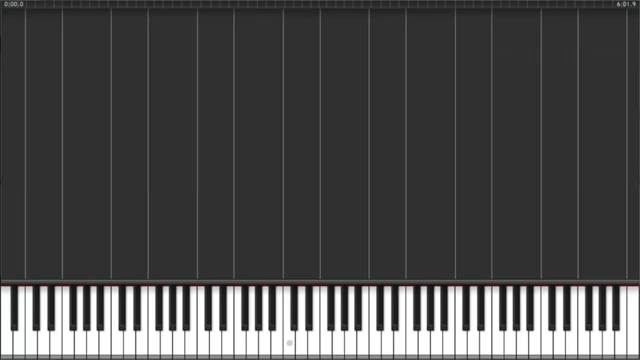
#> input picture src/synthesia.png, 640 x 360 px, found by its file name
$ jupyter execute piano2sheet_archive.ipynb   (older library calls are emulated)
#> lines starting #> are read from the running program, lines starting #| are printed output that depends on the picture; after the words box and inside, x2 and y2 are one past the last pixel; in counts of white or black regions, pixels touching at a corner belong together
[cell 1]
from cv2 import cv2
import numpy as np
from matplotlib import pyplot as plt
import statistics
import mahotas
import bisect
import imutils
import pandas as pd

[cell 2]
# note class
class Note:
    def __init__(self, centroid_x, y_dot):
        self.centroid_x = centroid_x
        self.y_dot = y_dot

# just  a function for printing images
# [4 lines left out: function display_img, not called in this run]

# function for getting next note
def getNextNote(first_note):
    if "#" in first_note:
        octave = first_note[2]
        if first_note[:2] == "A#":
            return ("C#" + octave)
        elif first_note[:2] == "C#":
            return ("D#" + octave)
        elif first_note[:2] == "D#":
            return ("F#" + octave)
        elif first_note[:2] == "F#":
            return ("G#" + octave)
        elif first_note[:2] == "G#":
            next_octave = int(octave) + 1
            return ("A#" + str(next_octave))

    else:
        octave = first_note[1]
        if first_note[0] == "A":
            return ("B" + octave)
        elif first_note[0] == "B":
            return ("C" + octave)
        elif first_note[0] == "C":
            return ("D" + octave)
        elif first_note[0] == "D":
            return ("E" + octave)
        elif first_note[0] == "E":
            return ("F" + octave)
        elif first_note[0] == "F":
            return ("G" + octave)
        elif first_note[0] == "G":
            next_octave = int(octave) + 1
            return ("A" + str(next_octave))

# function for doing connected components
def connectedComponents(binarized_img, img, display_result):
    connectivity = 1
    output = cv2.connectedComponentsWithStats(binarized_img, connectivity, cv2.CV_32S)
    num_labels = output[0]
    labels = output[1]
    stats = output[2]
    centroids = output[3]

    final_labels = []

    output = img.copy()

    for i in range(1, num_labels):
        x = stats[i, cv2.CC_STAT_LEFT]
        y = stats[i, cv2.CC_STAT_TOP]
        w = stats[i, cv2.CC_STAT_WIDTH]
        h = stats[i, cv2.CC_STAT_HEIGHT]
        area = stats[i, cv2.CC_STAT_AREA]
        (cX, cY) = centroids[i]

        if (100 < area < np.inf):
            final_labels.append([i,cX])

            if (display_result):
                cv2.rectangle(output, (x,y), (x+w, y+h), (255,0,0),1)
                cv2.circle(output, (int(cX), int(cY)), 4, (255,255,0), -1)
                componentMask = (labels == i).astype("uint8") * 255
                cv2.imshow("Output", output)
                cv2.waitKey(0)

    key_width = statistics.median(stats[:, cv2.CC_STAT_WIDTH])
    cv2.destroyAllWindows()
    return final_labels, key_width


# [9 lines left out: function displayCentroid, not called in this run]

def key_pressed(key_list, key_index):
    insertion_point = bisect.bisect_left(key_list[:,1].astype(float),key_index)

    #Insertion outside our index, means to insert it at the end (return the last key)
    if insertion_point >= len(key_list):
        insertion_point = len(key_list)-1
#     print(insertion_point)
#     print('You pressed the {} key.'.format(key_list[insertion_point,0]))

    note = key_list[insertion_point,0]
    index = insertion_point

    return note, index

## 1. Load image in

Always start at the first frame - before ANY keys are clicked. This is because if a note is coloured on the keys themselves, our thresholding set-up doesn't work.

**There is an issue when people have intros...**

[cell 3]
#reading in image
keys = cv2.imread("synthesia.png")
#> keys is the input picture: shape (360, 640, 3); mean B, G, R 75.5, 75.5, 75.7
keys = keys[keys.shape[0]//2:,:]
#> keys: shape (180, 640, 3)

#grayscale
gray_keys = cv2.cvtColor(keys, cv2.COLOR_BGR2GRAY)

################################
################# edge detection
std_dev = 0
k = 5
t1 = 200
t2 = 200
blurred = cv2.GaussianBlur(gray_keys, (k,k), std_dev)
edges = cv2.Canny(blurred, t1,t2, apertureSize = 3)
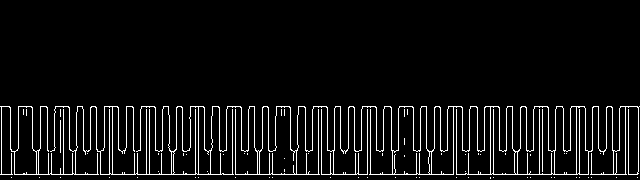
#> edges: shape (180, 640); 6.3% white in thin lines or dots, all inside (x1, y1, x2, y2) = (0, 106, 640, 179)

################################
################# hough transform
lines = cv2.HoughLines(edges, 1, np.pi/180, 300)
#> lines = [[174, 1.57], [106, 1.57]]
y_cord = [] #the y-value of the lines generated from hough transform

#iterating through lines
for line in lines:
    rho, theta = line[0]
    a = np.cos(theta)
    b = np.sin(theta)
    x0 = a * rho
    y0 = b * rho
    y_cord.append(y0) #appending to list
#> this loop made 2 passes
#> (rho, theta, a, b, x0, y0) on passes 1 to 2: (174, 1.57, -4.37e-08, 1, -7.61e-06, 174), (106, 1.57, -4.37e-08, 1, -4.63e-06, 106)
#> after the loop, y_cord = [174, 106]

#Only want to two lines from hough transform that crops out image of piano
if (len(y_cord) > 2):
    y_cord.sort(reverse=True)
    y_cord.pop()

#crop gray
cropped_keys      = keys[int(y_cord[1])+20:int(y_cord[0])]
cropped_gray_keys = gray_keys[int(y_cord[1])+20:int(y_cord[0])]

################################
################# thresholding
_, th1 = cv2.threshold(cropped_gray_keys, 90, 150, cv2.THRESH_BINARY_INV)

plt.imshow(keys)
plt.axis('off')
plt.show()

[cell 4]
plt.figure(figsize=(10,10))
plt.imshow(th1, cmap = "gray")
plt.show()

# 2. Label Black Keys
We don't need to do distance math anymore. If we detect 36 black keys, we know that the first black key is A#.

*final_labels* is the 36 integer indices that tell us if the returned centroids are black keys.

For example, if centroids returns 39 possible connected components, final_label is the list of 36 indices that we consider are black keys.

## 1.1 Get the average width of a black key
### Also get all balck key info (centroid etc)
This will be used to determine the discrete range of each key.

[cell 5]
################################
################# Connected Components (for black keys)
#SWITCH TRUE TO FALSE IF YOU DONT WANT TO SHOW OUTPUT
final_labels_bl, key_width_bl = connectedComponents(th1, cropped_keys, False)
#> in connectedComponents, `num_labels = output[0]`: num_labels = 39
#> in connectedComponents, `stats = output[2]`: stats = 39 rows, first 6: [1, 0, 638, 48, 24955], [0, 0, 1, 48, 48], [11, 0, 7, 25, 170], [33, 0, 7, 25, 171], [48, 0, 7, 25, 168], [70, 0, 7, 26, 164]
#> in connectedComponents, `centroids = output[3]`: centroids = 39 pairs, first value 0 to 639, second value 11.41 to 26.18
#> the loop in connectedComponents, `for i in range(1, num_labels):` made 38 passes
#> (x, w, h, area, cX, cY) on passes 1 to 4: (0, 1, 48, 48, 0, 23.5), (11, 7, 25, 170, 13.98, 11.65), (33, 7, 25, 171, 36.02, 11.72), (48, 7, 25, 168, 50.95, 11.55)
#> after the loop in connectedComponents, `for i in range(1, num_labels):`: final_labels = 36 pairs, first value 2 to 37, second value 13.98 to 615.5
#> in connectedComponents, `key_width = statistics.median(stats[:, cv2.CC_STAT_WIDTH])`: key_width = 6
#> final_labels_bl has the same summary as final_labels in connectedComponents; key_width_bl = 6

[cell 6]
################################
################# Labelling (for black keys)
if len(final_labels_bl) == 36:
    first_note = "A#0"
    for i in range(36):
        final_labels_bl[i][0] = first_note
        first_note = getNextNote(first_note)
#> after the loop, final_labels_bl = 36 items, first 6: ['A#0', 13.98], ['C#0', 36.02], ['D#0', 50.95], ['F#0', 72.88], ['G#0', 86.01], ['A#1', 99.99]

final_labels_bl = sorted(final_labels_bl, key=lambda x: x[1])

#just displaying to test
# displayCentroid(final_labels_bl, keys)

# 2. Label White Keys
Testing white keys

[cell 7]
################################
################# Connected Components (for white keys)
k = 7
blurred = cv2.GaussianBlur(cropped_gray_keys, (k,k), 0)
#> blurred: shape (48, 640)
T = mahotas.thresholding.otsu(blurred)*1.3
#> T = 200.2
th2 = cropped_gray_keys.copy()
th2[th2>T] = 255
th2[th2<T] = 0
final_labels_w, key_width_w = connectedComponents(th2, cropped_keys, False)
#> call 2 of connectedComponents, with display_result = False
#> in connectedComponents (call 2), `num_labels = output[0]`: num_labels = 53
#> in connectedComponents (call 2), `labels = output[1]`:
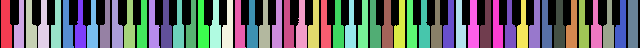
#> labels: shape (48, 640) int32; 53 distinct labels, from 0 to 52; one colour per label, 0 black
#> in connectedComponents (call 2), `stats = output[2]`: stats = 53 rows, first 6: [0, 0, 640, 48, 10258], [1, 0, 11, 48, 479], [14, 0, 10, 48, 356], [26, 0, 11, 48, 403], [38, 0, 11, 48, 403], [51, 0, 10, 48, 380]
#> in connectedComponents (call 2), `centroids = output[3]`: centroids = 53 pairs, first value 5.54 to 632.5, second value 16.63 to 28.07
#> the loop in connectedComponents (call 2), `for i in range(1, num_labels):` made 52 passes
#> (x, w, area, cX, cY) on passes 1 to 4: (1, 11, 479, 5.54, 24.7), (14, 10, 356, 19.38, 27.54), (26, 11, 403, 30.06, 27.06), (38, 11, 403, 43.19, 27.06)
#> after the loop in connectedComponents (call 2), `for i in range(1, num_labels):`: final_labels = 52 pairs, first value 1 to 52, second value 5.54 to 632.5
#> in connectedComponents (call 2), `key_width = statistics.median(stats[:, cv2.CC_STAT_WIDTH])`: key_width = 11
#> final_labels_w has the same summary as final_labels in connectedComponents; key_width_w = 11

[cell 8]
################################
################# Labelling (for white keys)
if len(final_labels_w) == 52:
    first_note = "A0"
    for i in range(52):
        final_labels_w[i][0] = first_note
        first_note = getNextNote(first_note)
#> after the loop, final_labels_w = 52 items, first 6: ['A0', 5.54], ['B0', 19.38], ['C0', 30.06], ['D0', 43.19], ['E0', 56.29], ['F0', 66.74]

final_labels_w = sorted(final_labels_w, key=lambda x: x[1])

#just displaying to test
# displayCentroid(final_labels_w, keys)

# 3. Assign Ranges
Order both the white and black keys together.

For the range x:0 -> end, we assign a specify range to each key. For example, A: 0 - 10, A#: 10 - 15.

Our assumption is that the centroid of the key played will land in a discrete range with no overlap/ambiguity.

[cell 9]
################################
################# Assign ranges
full_key_list = final_labels_bl + final_labels_w
#> full_key_list = 88 items, first 6: ['A#0', 13.98], ['C#0', 36.02], ['D#0', 50.95], ['F#0', 72.88], ['G#0', 86.01], ['A#1', 99.99]
full_key_list = sorted(full_key_list, key=lambda x: x[1].astype(float))
#> full_key_list = 88 items, first 6: ['A0', 5.54], ['A#0', 13.98], ['B0', 19.38], ['C0', 30.06], ['C#0', 36.02], ['D0', 43.19]
# for ls in full_key_list:
#     ls = ls.reverse()
full_key_list = np.array(full_key_list)
# print(full_key_list)

The code below maps the actual range for each discrete key.

We know that black keys are skinnier than white keys, and we took the median width of the black keys above. For each black key, it's range is ***centroid - black_key_width/2 < x < centroid + black_key_width/2***.

For white keys adjacent to black keys, the above axiom provides one of the bounds.

For white keys adjacent to white keys, we simply take the mid-way point between their centroids as one of the bounds.

[cell 10]
test_list = np.empty([len(full_key_list), 2], dtype='object')

for i in range(0,len(full_key_list)-1):
    if len(full_key_list[i,0])==1 and len(full_key_list[i+1,0])>1: # White adjacent to black
        test_list[i,1] = full_key_list[i+1,1].astype(float) - key_width_bl/2
    elif len(full_key_list[i,0])>1: # Black key
        test_list[i,1] = full_key_list[i,1].astype(float) + key_width_bl/2
    else: # White key adjacent to white key
        test_list[i,1] = (full_key_list[i,1].astype(float)+full_key_list[i+1,1].astype(float))/2

    # No change to the actual note (only the distances, above)
    test_list[i,0] = full_key_list[i,0]
#> this loop made 87 passes

#For the last key, just take it to infinity
test_list[-1,1] = np.inf
test_list[-1,0] = full_key_list[-1,0]

full_key_list = test_list
#print(full_key_list)

The function below **inserts** any given value between our established key ranges. It returns an index where the given value *would* be inserted, which gives us our corresponding key pressed.

[cell 11]
note, index = key_pressed(full_key_list, 999)
#> in key_pressed, `insertion_point = bisect.bisect_left(key_list[:,1].astype(float),key_i..`: insertion_point = 87
#> in key_pressed, `note = key_list[insertion_point,0]`: note = 'C7'
#> in key_pressed, `index = insertion_point`: index = 87
#> note = 'C7'; index = 87
# print(index)

# 4. Testing with Notes

[cell 12]
#sample piano image from youtube
img_notes = cv2.imread("synthesia_fg.png")
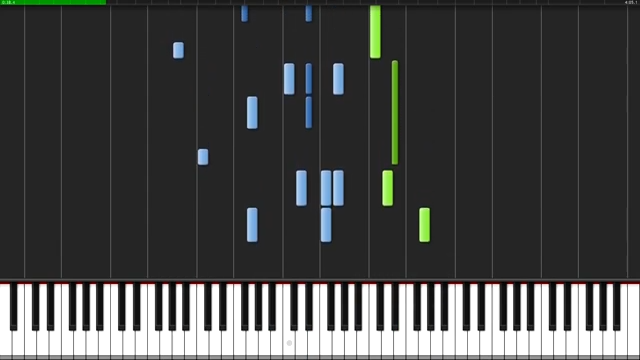
#> input picture src/synthesia_fg.png, 640 x 360 px, found by its file name
#> img_notes is the input picture: shape (360, 640, 3); mean B, G, R 70.9, 71.6, 70.4

#converting to gray
gray_notes = cv2.cvtColor(img_notes, cv2.COLOR_BGR2GRAY)
img_notes_rgb = cv2.cvtColor(img_notes, cv2.COLOR_BGR2RGB)

plt.imshow(img_notes_rgb)
# plt.axis('off')
plt.show()

*y_cord[1]* is the position of the top of the keyboard. We calculated this using **half** the original image, so we need to add this back in.

# I added it back paps =3

[cell 13]
#Cropped
top_keys_index = y_cord[1] + img_notes.shape[0]//2
#> top_keys_index = 286
crop_img_notes = img_notes[20:(int(top_keys_index)-30)] #Crop the top 20 pixels and bottom 30

plt.imshow(crop_img_notes)

Identify notes.

[cell 14]
crop_img_notes_gray = cv2.cvtColor(crop_img_notes, cv2.COLOR_BGR2GRAY)
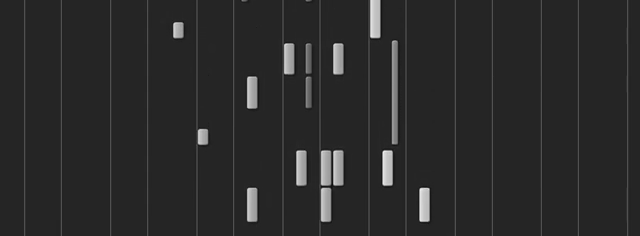
#> crop_img_notes_gray: shape (236, 640); min 14, max 240, mean 42.6
# # k = 3
# # blurred = cv2.GaussianBlur(crop_img_notes_gray, (k,k), 0)

# #Using standard threshold to create contrast between white/black keys
# _, th_notes = cv2.threshold(blurred, 90, 150, cv2.THRESH_BINARY)

_, th_notes = cv2.threshold(crop_img_notes_gray, 90, 150, cv2.THRESH_BINARY)

plt.figure(figsize=(10,10))
plt.imshow(th_notes, cmap = "gray")
plt.show()

[cell 15]
#####################################################################################
####### using connected component detection algorithm to separate all the black notes
connectivity = 1
output = cv2.connectedComponentsWithStats(th_notes, connectivity, cv2.CV_32S)
num_labels = output[0]
#> num_labels = 19
labels = output[1]
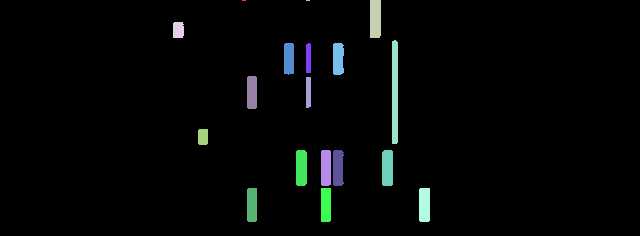
#> labels: shape (236, 640) int32; 19 distinct labels, from 0 to 18; one colour per label, 0 black
stats = output[2]
#> stats = 19 rows, first 6: [0, 0, 640, 236, 145866], [242, 0, 4, 1, 4], [306, 0, 4, 1, 4], [370, 0, 11, 38, 416], [173, 22, 11, 16, 170], [392, 40, 6, 104, 618]
centroids = output[3]
#> centroids = 19 rows, first 8: [319.2, 117.2], [243.5, 0], [307.5, 0], [375, 18.41], [177.9, 29.57], [394.5, 91.83], [288.5, 58.15], [308, 57.8]

final_labels = []
note_list = [] #creating a list of all the relavent notes.


output = img_notes_rgb.copy()
font = cv2.FONT_HERSHEY_SIMPLEX
#> font = 0

#For loop only used for displaying
for i in range(1, num_labels):
    x = stats[i, cv2.CC_STAT_LEFT]
    y = stats[i, cv2.CC_STAT_TOP] + 20 # We cropped out the first 20 pixels
    w = stats[i, cv2.CC_STAT_WIDTH]
    h = stats[i, cv2.CC_STAT_HEIGHT]
    area = stats[i, cv2.CC_STAT_AREA]
    (cX, cY) = centroids[i]
    cY = cY + 20 # We cropped out the first 20 pixels
    if (20 < area < np.inf): #filtering out relavent detections (the ones big enough to be black keys)
        final_labels.append(i)
        cv2.rectangle(output, (x,y), (x+w, y+h), (255,0,0),1)
        dist_to_edge = h/2 #getting the distance from centroid to bottom edge for better detection later on
        cv2.circle(output, (int(cX), int(cY+dist_to_edge)), 1, (0,122,255), 3)
        componentMask = (labels == i).astype("uint8") * 255

        note = Note(cX, cY+dist_to_edge) #creating note object and adding to list
        note_list.append(note)

        note_played, _ = key_pressed(full_key_list, note.centroid_x)
        cv2.putText(output, note_played, (int(note.centroid_x), int(note.y_dot)), font, 0.5, (0,255,0), 1)
#> this loop made 18 passes
#> (x, w, h, area, cX, cY, dist_to_edge) on pass 3: (370, 11, 38, 416, 375, 38.41, 19)

# [6 lines of commented-out code are left out]
plt.figure(figsize=(10,10))
plt.imshow(output)
plt.show()

[cell 16]
camera = cv2.VideoCapture('Nocturne Opus 9 No 2_trim.mp4')

frames = camera.get(cv2.CAP_PROP_FRAME_COUNT)
fps = camera.get(cv2.CAP_PROP_FPS)
seconds_per_frame = fps/frames
counter = 0

notes_pressed = []

keys_timed = []
for x in full_key_list:
    keys_timed.append([x[0]])
#> this loop made 88 passes


keys_timed_update = []
for x in full_key_list:
    keys_timed_update.append([x[0]])


while (camera.isOpened()):
    #print(counter)
    #print('-'*100)

    #grabbed is a boolean than tells us if there is a valid frame
    (grabbed, frame) = camera.read()
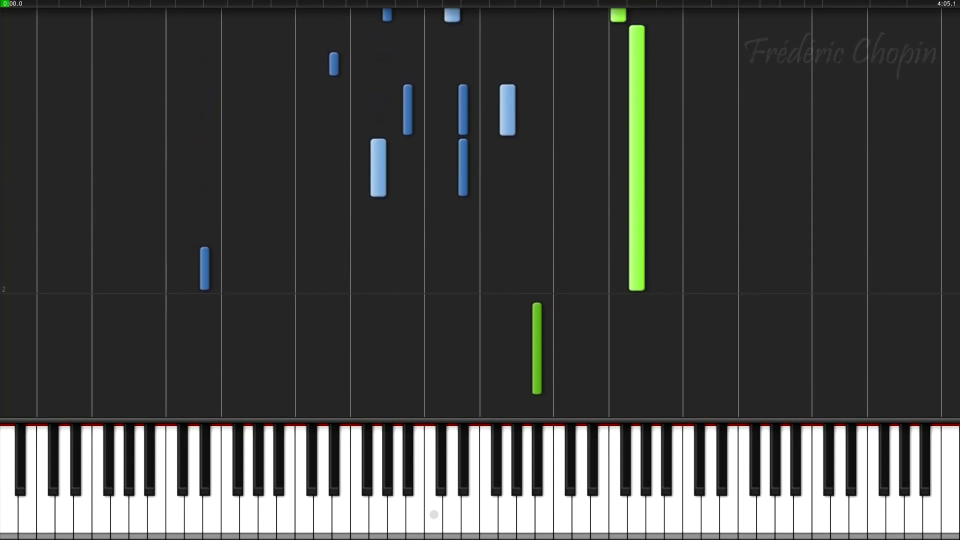
#> input picture frame 46 of src/Nocturne Opus 9 No 2_Trim.mp4, 1920 x 1080 px (shown at 1/2 size)
#> frame is the input picture: shape (1080, 1920, 3); mean B, G, R 69.5, 70.7, 69.7

    frame_number = camera.get(cv2.CAP_PROP_POS_FRAMES)
    elapsed = frame_number/fps


    if not grabbed:
        break

    counter += seconds_per_frame


    frame = imutils.resize(frame,width = keys.shape[1]) #resize or else it won't work
#> frame: shape (360, 640, 3)
    #print(frame.shape)

    crop_frame = frame[20:int(top_keys_index)-10] #Crop the top 20 pixels and bottom 10

    # threshold the cropped and grayed image
    crop_frame_gray = cv2.cvtColor(crop_frame, cv2.COLOR_BGR2GRAY)
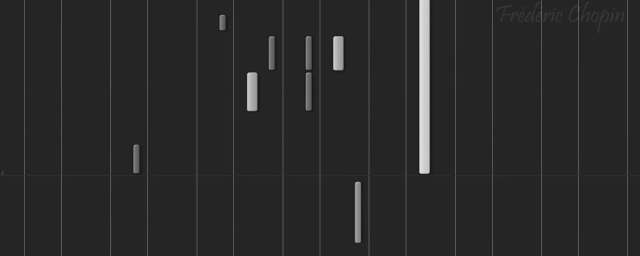
#> crop_frame_gray: shape (256, 640); min 23, max 225, mean 41.3
    k = 3
#     blurred = cv2.GaussianBlur(crop_frame_gray, (k,k), 0)
    blurred = crop_frame_gray #No blur - will cause us to connect notes that shouldn;t be connected
    _, th_crop_frame = cv2.threshold(blurred, 90, 150, cv2.THRESH_BINARY)

    #####################################################################################
    ####### using connected component detection algorithm to separate all the notes
    connectivity = 1
    output = cv2.connectedComponentsWithStats(th_crop_frame, connectivity, cv2.CV_32S)
    num_labels = output[0]
    labels = output[1]
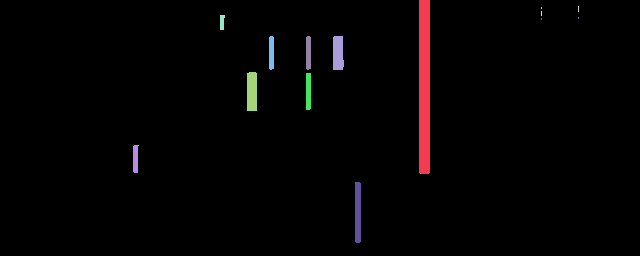
#> labels: shape (256, 640) int32; 15 distinct labels, from 0 to 14; one colour per label, 0 black
    stats = output[2]
    centroids = output[3]

    font = cv2.FONT_HERSHEY_SIMPLEX
    output = frame.copy()

    #For loop only used for displaying
    for i in range(1, num_labels):
        #print(counter)
        x = stats[i, cv2.CC_STAT_LEFT]
        y = stats[i, cv2.CC_STAT_TOP] + 20 # We cropped out the first 20 pixels
        w = stats[i, cv2.CC_STAT_WIDTH]
        h = stats[i, cv2.CC_STAT_HEIGHT]
        area = stats[i, cv2.CC_STAT_AREA]
        (cX, cY) = centroids[i]
        cY = cY + 20 # We cropped out the first 20 pixels
        if (25 < area < np.inf): #filtering out relavent detections (the ones big enough to be black keys)
            cv2.rectangle(output, (x,y), (x+w, y+h), (255,0,0),1)
            dist_to_edge = h/2 #getting the distance from centroid to bottom edge for better detection later on
            top_dot = cY-dist_to_edge
            bottom_dot = cY+dist_to_edge
            cv2.circle(output, (int(cX), int(bottom_dot)), 1, (0,122,255), 3)
            cv2.circle(output, (int(cX), int(top_dot)), 1, (0,122,255), 3)

            note = Note(cX, cY+dist_to_edge) #creating note object and adding to list


            if ( (int(bottom_dot) >= int(y_cord[0])) and (int(bottom_dot) <= int(y_cord[0])+2) ):
                note_played, index = key_pressed(full_key_list, cX)
                #print(str(note_played) + " at " + str(counter))
                keys_timed_update[index].append([elapsed])

            if ( (int(top_dot) >= int(y_cord[0])) and (int(top_dot) <= int(y_cord[0])+2) ):
                note_played, index = key_pressed(full_key_list, cX)
                keys_timed_update[index].append([elapsed])

            disp_note, _ = key_pressed(full_key_list, note.centroid_x)
            cv2.putText(output, disp_note, (int(note.centroid_x), int(note.y_dot)), font, 0.5, (0,0,255), 1)
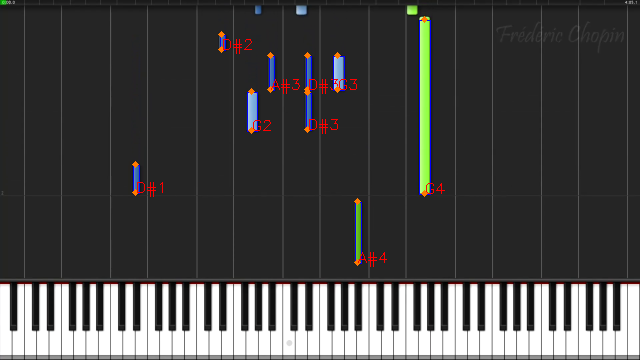
#> output: shape (360, 640, 3); mean B, G, R 69.7, 70.1, 70.4


    #notes_pressed.append([counter, note_played])
    cv2.line(output, (0,int(y_cord[0]+0)),(keys.shape[1],int(y_cord[0]+0)),(0,0,255), 2)
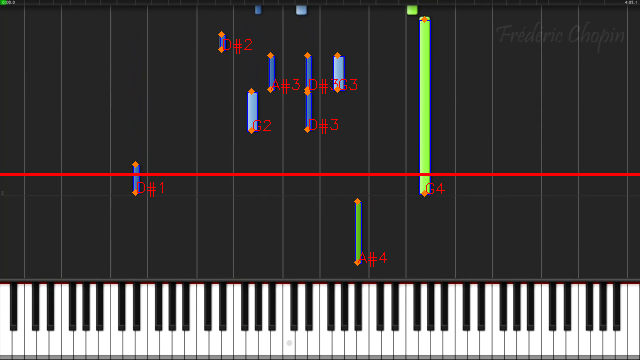
#> output: shape (360, 640, 3); 0.83% of pixels changed, all inside (x1, y1, x2, y2) = (0, 173, 640, 176)
    #Show the frame + drawn rectangle
    cv2.imshow("Video", output)

    #Can break early by pressing "q"
    if cv2.waitKey(1) & 0xFF == ord("q"):
#> (key q is pressed here)
        break
# print(keys_timed_update)
camera.release()
cv2.destroyAllWindows()

[cell 17]
new_list = []

for i in range (len(keys_timed_update)):
    temp = []
    temp.append(keys_timed_update[i][0])
    if (len(keys_timed_update[i]) > 1):
        for j in range(1,len(keys_timed_update[i])):
            temp.append(keys_timed_update[i][j][0])

    new_list.append(temp)


df = pd.DataFrame(new_list)
df.to_csv('notes_info.csv', index=False, header=False)
